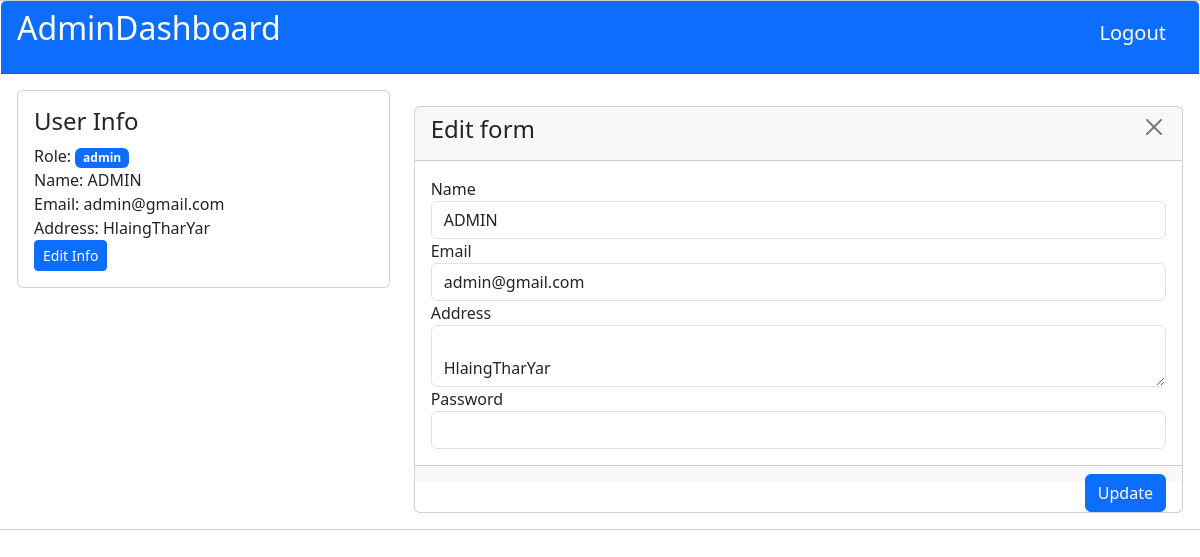
/user-dashboard.php?id=6 (signed in), run on the app's committed database.
### tables this page shows
CREATE TABLE `users` (
  `id` int(11) NOT NULL AUTO_INCREMENT,
  `name` varchar(255) NOT NULL,
  `email` varchar(255) NOT NULL,
  `address` text NOT NULL,
  `password` varchar(255) NOT NULL,
  `role` varchar(100) NOT NULL DEFAULT 'user',
  PRIMARY KEY (`id`)
);

### user-dashboard.php (the view, shortened to what this page needs)
<?php
include "_actions/connect.php";
$editFormState = false;
if (isset($_GET['id'])) {
    $editFormState = true;
    $editID = $_GET['id'];
    $editSql = "select * from users where id=$editID";
    $sqlData = $db->query($editSql);
    $userInfo = $sqlData->fetch_assoc();
}
?>
<!DOCTYPE html>
<html lang="en">
<head>
    <link href="https://cdn.jsdelivr.net/npm/bootstrap@5.3.2/dist/css/bootstrap.min.css" rel="stylesheet">
</head>
<body>
    <div class="container-flude">
        <div class="row">
            <div class="card">
                <div class="card-header bg-primary">
                    <div class="card-title">
                        <div class="row">
                            <div class="col-md-6">
                                <h2 class="text-white">AdminDashboard</h2>
                            </div>
                            <div class="col-md-6">
                                <div class="float-end">
                                    <a href="_actions/logout.php" class="btn btn-lg btn-primary" onclick="return confirm('Are you sure?')">
                                        Logout
                                    </a>
                                </div>
                            </div>
                        </div>
                    </div>
                </div>
                <div class="card-body">
                    <div class="row">
                        <div class="col-md-4">
                            <div class="card">
                                <div class="card-body">
                                    <h4>User Info</h4>
                                    <div>
                                        Role: <span class="badge text-bg-primary"><?php echo $_SESSION['user']['role']; ?></span>
                                    </div>
                                    <div>
                                        Name: <?php echo $_SESSION['user']['name']; ?>
                                    </div>
                                    <div>
                                        Email: <?php echo $_SESSION['user']['email']; ?>
                                    </div>
                                    <div>
                                        Address: <?php echo $_SESSION['user']['address']; ?>
                                    </div>
                                    <a href="user-dashboard.php?id=<?= $_SESSION['user']['id'] ?>" class="btn btn-primary btn-sm">Edit Info</a>
                                </div>
                            </div>
                        </div>
                        <div class="col-md-8">
                            <?php if ($editFormState) : ?>
                                <div class="card mt-3">
                                    <form action="_actions/update.php" method="post">
                                        <div class="card-header">
                                            <h4>
                                                Edit form
                                                <a href="admin-dashboard.php" class="btn btn-close float-end"></a>
                                            </h4>
                                        </div>
                                        <div class="card-body">
                                            <div class="form-group">
                                                <label for="">Name</label>
                                                <input type="text" name="name" class="form-control" value="<?= $userInfo['name'] ?>">
                                            </div>
                                            <div class="form-group">
                                                <label for="">Email</label>
                                                <input type="email" name="email" class="form-control" value="<?= $userInfo['email'] ?>">
                                            </div>
                                            <div class="form-group">
                                                <label for="">Address</label>
                                                <textarea type="text" name="address" class="form-control">
                                                    <?= $userInfo['address']; ?>
                                                </textarea>
                                            </div>
                                            <div class="form-group">
                                                <label for="">Password</label>
                                                <input type="text" name="password" class="form-control">
                                            </div>
                                        </div>
                                        <div class="card-footer">
                                            <button type="submit" class="btn btn-primary float-end">Update</button>
                                        </div>
                                    </form>
                                </div>
                            <?php endif ?>
                        </div>
                    </div>
                </div>
            </div>
        </div>
    </div>
</body>
</html>

### data on the page
users: name "ADMIN", email "admin@gmail.com", address "HlaingTharYar"

### other printed values
$_SESSION['user']['role'] "admin"
$_SESSION['user']['name'] "ADMIN"
$_SESSION['user']['email'] "admin@gmail.com"
$_SESSION['user']['address'] "HlaingTharYar"
